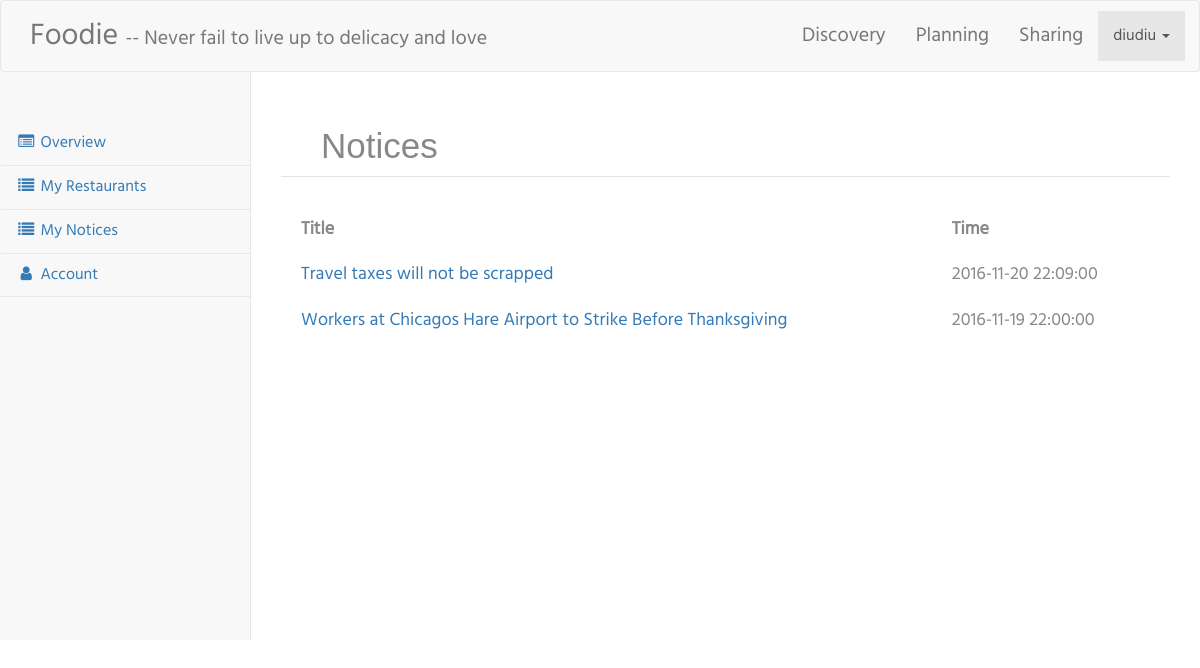
Page /merchant/myNotices.php (signed in) on the committed database.
### tables this page shows
CREATE TABLE `notice` (
  `title` text NOT NULL,
  `author` varchar(255) NOT NULL,
  `time` datetime NOT NULL,
  `content` text NOT NULL,
  `noticeID` int(11) NOT NULL AUTO_INCREMENT,
  PRIMARY KEY (`noticeID`)
);

### merchant/myNotices.php (the view, shortened to what this page needs)
<?php include("common/nav.php"); ?>
<div id="page-wrapper">
<div class="basic-grey">
<h1 style="font-size:35px;font-family:Arial">Notices
</h1>
<table class="tb">
<tr>
	<th>Title</th>
	<th>Time</th>
</tr>
<?php require_once("../functions.php");
$sql="select title,time,noticeID from notice;";
$res=mysql_query($sql) or die(mysql_error());
while($info=mysql_fetch_array($res)){
echo "<tr><td><a id='".$info[2]."' href='myNoticeDisplay.php?id=".$info[2]."'>".$info[0]."</td>";
echo "<td>".$info[1]."</td>";
echo "</tr>";
}
?>
</table>
</div>
</div>

### css/style.css (style rules this page uses)
h4, h5, h6, h1, h2, h3 { margin: 0; }
html, body { font-family: 'Hind-Regular'; font-size: 100%; background:#fff; }
a { text-decoration: none; }

### css/sb-admin-2.css (style rules this page uses)
body { background-color: #f8f8f8; }
#page-wrapper { padding: 0 15px; min-height: 568px; background-color: #fff; }
@media (min-width:768px) { #page-wrapper { position: inherit; margin: 0 0 0 250px; padding: 70px 30px; border-left: 1px solid #e7e7e7; } }

### merchant/myNotices.php (style rules this page uses)
.tb { width:100%; align:left; font-size:18px; font-size:Arial light; }
.tb td,th { padding:10px; }
.basic-grey { margin-top:-30px; margin-left:auto; margin-right:auto; max-width: 1000px; background: #fff; padding: 25px 15px 25px 10px; font: 20px,"Arial"; color: #888; text-shadow: 1px 1px 1px #FFF; border:0px solid #E4E4E4; }
.basic-grey h1 { font-size: 35px; padding: 0px 0px 10px 40px; display: block; border-bottom:1px solid #E4E4E4; margin: -10px -15px 30px -10px;; color: #888; }

### rows in the picture
notice: title "Travel taxes will not be scrapped", time "2016-11-20 22:09:00"
notice: title "Workers at Chicagos Hare Airport to Strike Before Thanksgiving", time "2016-11-19 22:00:00"

### other values in the picture
$_SESSION['user_name'] "diudiu"
